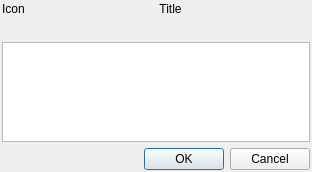
<?xml version="1.0" encoding="UTF-8"?>
<ui version="4.0">
 <class>InputTextDialogClass</class>
 <widget class="QDialog" name="InputTextDialogClass">
  <property name="windowModality">
   <enum>Qt::WindowModal</enum>
  </property>
  <property name="geometry">
   <rect>
    <x>0</x>
    <y>0</y>
    <width>312</width>
    <height>172</height>
   </rect>
  </property>
  <layout class="QVBoxLayout" name="verticalLayout">
   <property name="leftMargin">
    <number>2</number>
   </property>
   <property name="topMargin">
    <number>2</number>
   </property>
   <property name="rightMargin">
    <number>2</number>
   </property>
   <property name="bottomMargin">
    <number>2</number>
   </property>
   <item>
    <layout class="QHBoxLayout" name="horizontalLayout">
     <item>
      <widget class="QLabel" name="lblIcon">
       <property name="text">
        <string>Icon</string>
       </property>
      </widget>
     </item>
     <item>
      <widget class="QLabel" name="lblTitle">
       <property name="sizePolicy">
        <sizepolicy hsizetype="Expanding" vsizetype="Preferred">
         <horstretch>0</horstretch>
         <verstretch>0</verstretch>
        </sizepolicy>
       </property>
       <property name="text">
        <string>Title</string>
       </property>
       <property name="alignment">
        <set>Qt::AlignCenter</set>
       </property>
      </widget>
     </item>
    </layout>
   </item>
   <item>
    <widget class="QLabel" name="lblCaptionl">
     <property name="textFormat">
      <enum>Qt::PlainText</enum>
     </property>
     <property name="wordWrap">
      <bool>true</bool>
     </property>
    </widget>
   </item>
   <item>
    <widget class="QPlainTextEdit" name="pteText"/>
   </item>
   <item>
    <widget class="QDialogButtonBox" name="dbbButtons">
     <property name="standardButtons">
      <set>QDialogButtonBox::Cancel|QDialogButtonBox::Ok</set>
     </property>
    </widget>
   </item>
  </layout>
 </widget>
 <layoutdefault spacing="6" margin="11"/>
 <resources/>
 <connections/>
</ui>
